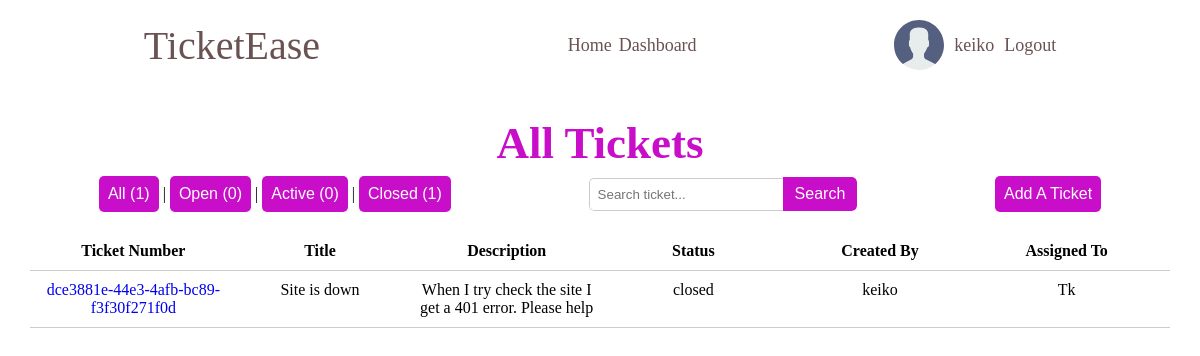
/tickets/ (signed in), run on an earlier commit of the app's database.
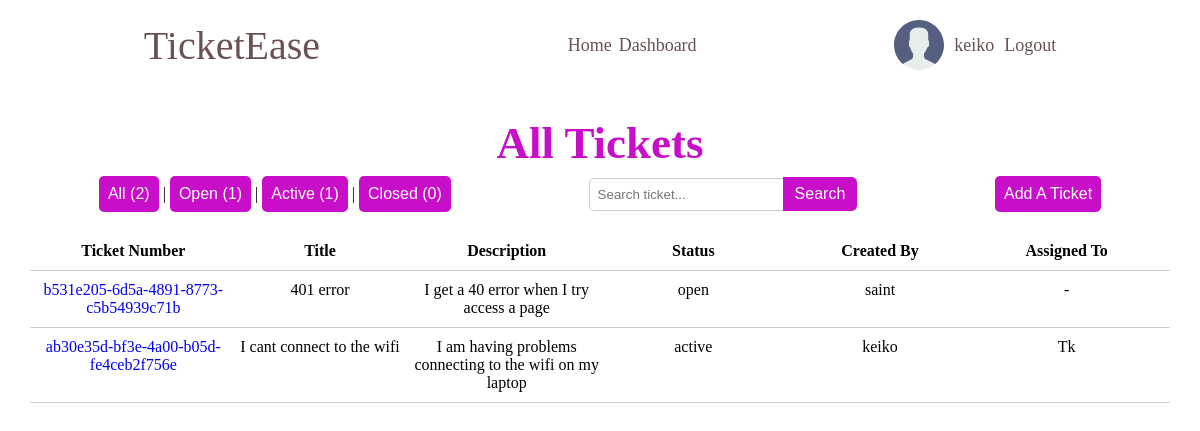
And on a later commit of the database.
### accounts/models.py (models this page shows)
class CustomUser(AbstractUser):
    USER_TYPE = (
        ('client', 'client'),
        ('engineer', 'engineer'),
    )
    email = models.EmailField()
    bio = models.TextField()
    user_type = models.CharField(max_length=10, choices=USER_TYPE, default='client')
    avatar = models.ImageField(null=True, default="avatars/default_avatar.svg", upload_to='avatars/')

### tickets/models.py (models this page shows, shortened)
class Ticket(models.Model):
    STATUS = (
        ('open', 'open'),
        ('active', 'active'),
        ('closed', 'closed'),
    )
    ticket_id = models.UUIDField(default=uuid.uuid4)
    slug = models.SlugField(unique=True)
    title = models.CharField(max_length=100)
    description = models.TextField()
    status = models.CharField(max_length=100, choices=STATUS, default='open')
    attachments = models.ImageField(null=True, blank=True, upload_to='attachments/')
    created_by = models.ForeignKey(CustomUser, on_delete=models.SET_NULL, null=True, related_name='created_by')
    assigned_to = models.ForeignKey(CustomUser, on_delete=models.SET_NULL, null=True, blank=True, related_name='assigned_to')
    accepted_on = models.DateTimeField(null=True, blank=True)
    closed_on = models.DateTimeField(null=True, blank=True)
    updated_on = models.DateTimeField(auto_now=True)
    created_on = models.DateTimeField(auto_now_add=True)

### tickets/views.py (the view, shortened to what this page needs)
# urls.py: path('tickets/', ticketsView, name='tickets-view'),
def ticketsView(request):
    tickets = Ticket.objects.all()
    status = request.GET.get('status')  # to filter by status
    query = request.GET.get('q')  # search parameter
    if status:
        tickets = Ticket.objects.filter(status=status)
    tickets = tickets.order_by('-status', '-created_on')
    all_count = Ticket.objects.count()
    open_count = Ticket.objects.filter(status='open').count()
    active_count = Ticket.objects.filter(status='active').count()
    closed_count = Ticket.objects.filter(status='closed').count()
    context = {
        'tickets': tickets,
        'open_count': open_count,
        'active_count': active_count,
        'closed_count': closed_count,
        'all_count': all_count,
        'selected_status': status,
    }
    return render(request, 'tickets/tickets-view.html', context)

### tickets/templates/tickets/tickets-view.html (shortened to what this page needs)
{% extends 'tickets/index.html' %}
{% load static %}
{% block css %}
    <link rel="stylesheet" href="{% static  'tickets/styles/tickets.css' %}">
{% endblock %}
{% block content %}
    <section class="ticket-container">
        <div class="title">
            <h1>All Tickets</h1>
        </div>
        <section class="search-filters">
            <section class="status-filters">
                <div class="filter-btns">
                    <button>
                        <a href="{% url 'tickets-view' %}?status=" style="color: white;">All ({{ all_count }})</a>
                    </button>
                    |
                    <button>
                        <a href="{% url 'tickets-view' %}?status=open" style="color: white;">Open ({{ open_count }})</a>
                    </button>
                    |
                    <button>
                        <a href="{% url 'tickets-view' %}?status=active" style="color: white;">Active ({{ active_count }})</a>
                    </button>
                    |
                    <button>
                        <a href="{% url 'tickets-view' %}?status=closed" style="color: white;">Closed ({{ closed_count }})</a>
                    </button>
                </div>
            </section>
            <section class="search-bar-container">
                <form class="search-bar method="GET" action="{% url 'tickets-view' %}">
                    <input type="text" name="q" placeholder="Search ticket...">
                    <button type="submit">Search</button>
                </form>
            </section>
            {% if request.user.user_type == 'client' %}
                <section class="create-ticket">
                    <form method="post" action="{% url 'create-ticket' %}">
                        <button type="submit"><a href="{% url 'create-ticket' %}" style="color: white;">Add A Ticket</a></button>
                    </form>
                </section>
            {% endif %}
        </section>
        <section class="ticket-list">
            <div class="ticket-row header">
                <div>Ticket Number</div>
                <div>Title</div>
                <div>Description</div>
                <div>Status</div>
                <div>Created By</div>
                <div>Assigned To</div>
            </div>
            {% if not tickets %}
                <div class="empty">
                    {% if open_count == 0 %}
                        <p> There are no open tickets.</p>
                    {% elif request.GET.status == 'active' %}
                        <p> You have no active tickets.</p>
                    {% elif closed_count == 0 %}
                        <p>You have no closed tickets.</p>
                    {% endif %}
                </div>
            {% else %}
                {% for ticket in tickets %}
                    <div class="ticket-row">
                        <div> <a href="{% url 'ticket-details' slug=ticket.slug %}">{{ ticket.ticket_id }}</a></div>
                        <div>{{ ticket.title }}</div>
                        <div>{{ ticket.description }}</div>
                        <div>{{ ticket.status }}</div>
                        <div>{{ ticket.created_by.username }}</div>
                        {% if ticket.assigned_to %}
                            <div>{{ ticket.assigned_to.username }}</div>
                        {% else %}
                            <div><p>-</p></div>
                        {% endif %}
                    </div>
                {% endfor %}
            {% endif %}
        </section>
    </section>
{% endblock %}

### tickets/templates/tickets/index.html (shortened to what this page needs)
{% load static %}
<!DOCTYPE html>
<html lang="en">
<head>
    <link rel="stylesheet" href="{% static 'tickets/styles/main.css' %}">
    {% block css %} {% endblock %}
</head>
<body>
    {% include 'tickets/navbar.html' %}
    <div class="content-container">
        {% block content %}
        {% endblock %}
    </div>
</body>
</html>

### tickets/templates/tickets/navbar.html
{% load static %}
<section class="top-nav">
    <div class="logo">
        <a href="{% url 'home' %}">TicketEase</a>
    </div>
    <nav class="nav-links">
        {% if request.user.user_type == 'engineer' %}
            <a href="{% url 'home' %}">Home</a>
            <a href="{% url 'tickets-view' %}">Tickets</a>
            {% if user.is_authenticated %}
                <a href="{% url 'engineer-dashboard' user.username %}">Dashboard</a>
            {% endif %}
        {% elif request.user.user_type == 'client' %}
            <a href="{% url 'home' %}">Home</a>
            {% if user.is_authenticated %}
                <a href="{% url 'client-dashboard' user.username %}">Dashboard</a>
            {% endif %}
        {% endif %}
    </nav>
    <section class="auth">
        {% if user.is_authenticated %}
            <a href="#" class="avatar avatar--medium active">
                {% if user.avatar %}
                    <img src="{{ user.avatar.url }}" alt="{{ user.username }}" />
                {% else %}
                    <img src="{% static 'media/avatars/default_avatar.svg' %}" alt="{{user.username}}" />
                {% endif %}
                {{user.username}}
            </a>
            <a href="{% url 'account_logout' %}">Logout</a>
        {% else %}
            <a href="{% url 'account_login' %}">Login</a>
            <a href="{% url 'account_signup' %}">Register</a>
        {% endif %}
    </section>
</section>

### tickets/static/tickets/styles/main.css (style rules this page uses)
:root { --box-shadow: 1px 1px 3px 1px rgba(0, 0, 0, 0.15); --button-color: rgb(201, 14, 201); --button-color-hover: rgb(128, 0, 128); --text-color: rgba(52, 19, 19, 0.733); --text-color-light: white; --title-color: rgb(201, 14, 201); }
* { margin: 0; padding: 0; box-sizing: border-box; }
a { cursor: pointer; text-decoration: none; }
button { background-color: var(--button-color); border-color: transparent; border-radius: 5px; color: var(--text-color-light); font-size: 16px; padding: 7px; width: fit-content; }
.title { text-align: center; padding: 7px; color: var(--title-color); font-size: 30px; }
.search-bar-container { display: flex; align-items: center; }
.search-bar { display: flex; align-items: center; border-radius: 5px; overflow: hidden; }
.search-bar input[type="text"] { padding: 8px; border: 1px solid #ccc; border-right: none; border-radius: 5px 0 0 5px; }
.search-bar button { padding: 8px 12px; background-color: var(--button-color); color: var(--text-color-light); border: none; border-radius: 0 5px 5px 0; }
.top-nav { align-items: center; color: var(--text-color); display: flex; justify-content: space-around; margin: 10px; padding: 10px; }
.top-nav a { color: var(--text-color); }
.logo { font-size: 40px; font-weight: 500; }
.nav-links { font-size: 18px; display: flex; gap: 7px; }
.auth { font-size: 18px; display: flex; align-items: center; gap: 10px; }
.avatar { display: flex; align-items: center; justify-content: flex-end; gap: 10px; }
.content-container { margin: 10px; padding: 10px; }

### tickets/static/tickets/styles/tickets.css (style rules this page uses)
.ticket-container { margin-bottom: 20px; padding: 10px; }
.search-filters { align-items: center; display: flex; justify-content: space-around; margin-bottom: 20px; }
.status-filters { display: flex; align-items: center; }
.ticket-list { display: flex; flex-direction: column; margin-top: 20px; }
.ticket-row { display: flex; justify-content: space-between; padding: 10px; border-bottom: 1px solid #ccc; }
.ticket-row.header { font-weight: bold; }
.ticket-row > div { flex: 1; text-align: center; }

What changed in the data, as far as the page shows it:
removed Ticket: ticket_id "dce3881e-44e3-4afb-bc89-f3f30f271f0d", title "Site is down", description "When I try check the site I get a 401 error. Please help", status "closed", created_by.username "keiko", assigned_to.username "Tk"
added Ticket: ticket_id "b531e205-6d5a-4891-8773-c5b54939c71b", title "401 error", description "I get a 40 error when I try access a page", status "open", created_by.username "saint"
added Ticket: ticket_id "ab30e35d-bf3e-4a00-b05d-fe4ceb2f756e", title "I cant connect to the wifi", description "I am having problems connecting to the wifi on my laptop", status "active", created_by.username "keiko", assigned_to.username "Tk"
Also different on the page:
{{ all_count }}: "1" → "2"
{{ open_count }}: "0" → "1"
{{ active_count }}: "0" → "1"
{{ closed_count }}: "1" → "0"
